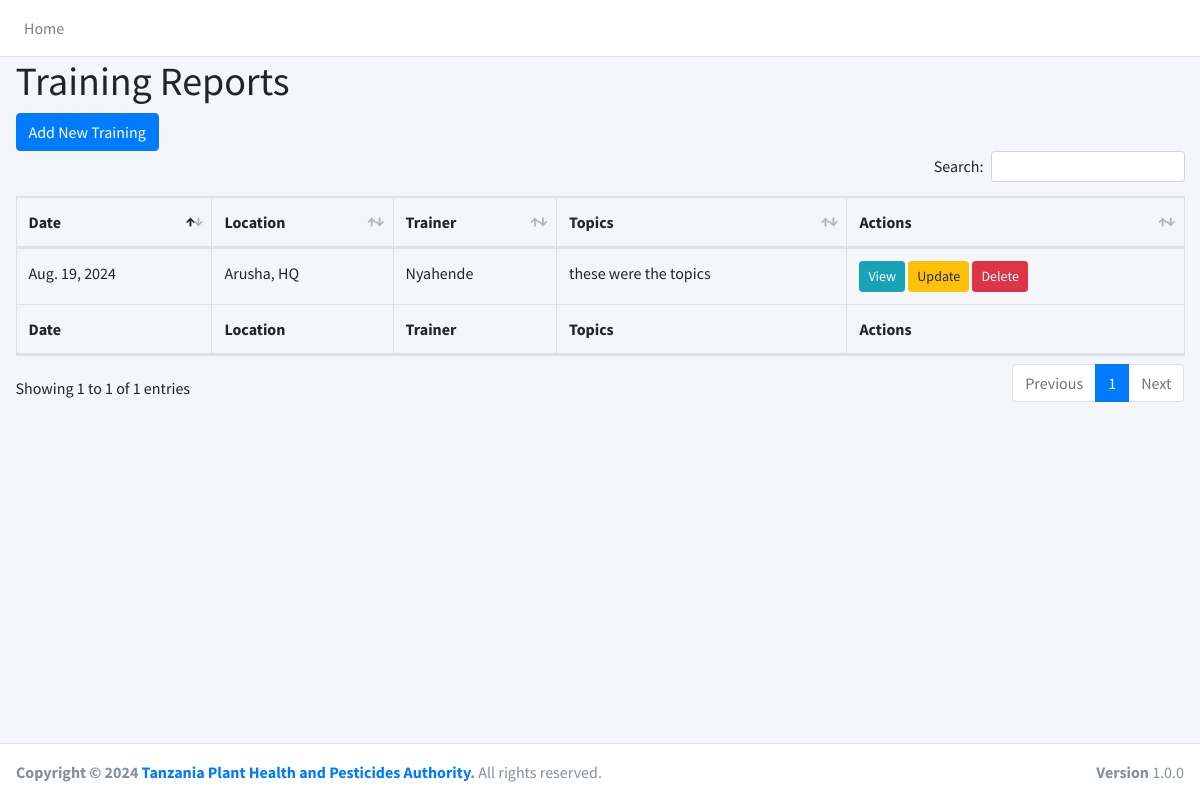
Screenshot of /Training/ with the database file from the repository.
### Training/models.py (models this page shows, shortened)
class Training(models.Model):
    TRAINING_TYPES = [
        ('workshop', 'Workshop'),
        ('seminar', 'Seminar'),
        ('field_demonstration', 'Field Demonstration'),
    ]
    TARGET_AUDIENCES = [
        ('farmers', 'Farmers'),
        ('extension_officers', 'Extension Officers'),
        ('stakeholders', 'Stakeholders'),
        ('workers', 'Workers'),
    ]
    training_date = models.DateField(default=timezone.now)
    training_start_time = models.TimeField()
    training_end_time = models.TimeField()
    trainer_name = models.CharField(max_length=100)
    location = models.CharField(max_length=255)
    training_type = models.CharField(max_length=50, choices=TRAINING_TYPES)
    target_audience = models.CharField(max_length=50, choices=TARGET_AUDIENCES)
    training_topics = models.TextField()
    training_methods = models.TextField()
    skills_knowledge_gained = models.TextField()
    assessments_conducted = models.TextField()
    participant_feedback = models.TextField()
    training_impact = models.TextField()
    additional_notes = models.TextField(blank=True)
    challenges_encountered = models.TextField(blank=True)
    recommendations = models.TextField(blank=True)

### Training/views.py (the view)
# urls.py: path('', views.training_list, name='training_list'),
def training_list(request):
    trainings = Training.objects.all()
    return render(request, 'Training/training_list.html', {'trainings': trainings})

### Training/Templates/Training/training_list.html (shortened to what this page needs)
{% extends 'Meetings/base.html' %}
{% block content %}
  <h1>Training Reports</h1>
  <a href="{% url 'training_create' %}" class="btn btn-primary">Add New Training</a>
  <table class="table table-bordered" id="inspection_list">
    <thead>
        <tr>
            <th>Date</th>
            <th>Location</th>
            <th>Trainer</th>
            <th>Topics</th>
            <th>Actions</th>
        </tr>
    </thead>
    <tbody>
        {% for training in trainings %}
        <tr>
            <td>{{ training.training_date }}</td>
            <td>{{ training.location }}</td>
            <td>{{ training.trainer_name }}</td>
            <td>{{ training.training_topics }}</td>
            <td><a href="{% url 'training_detail' training.pk %}" class="btn btn-info btn-sm">View</a>
            <a href="{% url 'training_update' training.pk %}" class="btn btn-warning btn-sm">Update</a>
            <a href="{% url 'training_delete' training.pk %}" class="btn btn-danger btn-sm">Delete</a></td>
        </tr>
        {% endfor %}
    </tbody>
    <thead>
        <tr>
            <th>Date</th>
            <th>Location</th>
            <th>Trainer</th>
            <th>Topics</th>
            <th>Actions</th>
        </tr>
    </thead>
  </table>
{% endblock %}

### rows the page displays
Training: training_date "Aug. 19, 2024", location "Arusha, HQ", trainer_name "Nyahende", training_topics "these were the topics"
